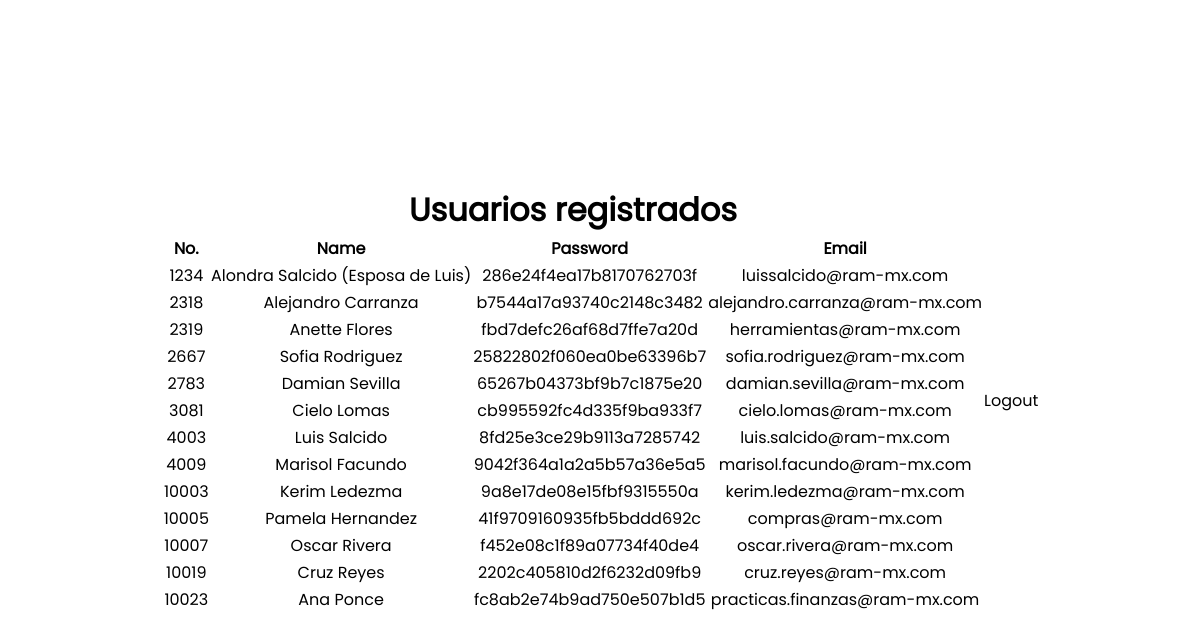
Screenshot of /users with the database file from the repository.
### website/models.py (models this page shows)
class Users(db.Model, UserMixin):
    id = db.Column(db.Integer, primary_key=True)
    password = db.Column(db.String(150))
    full_name = db.Column(db.String(150))
    email = db.Column(db.String(150), unique=True)
    gift_to = db.Column(db.Integer)
    first_time = db.Column(db.Boolean, default=True)

### website/views.py (the view)
@views.route('/users')
def users():
    users = Users.query.all()
    return render_template('users.html', users=users, user=current_user)

### website/templates/users.html (shortened to what this page needs)
{% extends "base.html" %}
{% block content %}
<div class="content-container">
  <h1 class="font-poppins txt-center">Usuarios registrados</h1>
  <table class="table sortable font-poppins">
      <thead>
        <tr>
          <th scope="col">No.</th>
          <th scope="col">Name</th>
          <th scope="col">Password</th>
          <th scope="col">Email</th>
        </tr>
      </thead>
      <tbody class="table-group-divider">
        {% for user in users %}
        <tr>
          <td class="txt-center">{{ user.id }}</td>
          <td class="txt-center">{{ user.full_name }}</td>
          <td class="txt-center">{{ user.password }}</td>
          <td class="txt-center">{{ user.email }}</td>
        </tr>
        {% endfor %}
      </tbody>
  </table>
</div>
<p>
<a href="/logout">Logout</a>
</p>
{% endblock %}

### website/templates/base.html (shortened to what this page needs)
<!DOCTYPE html>
<html lang="en">
<head>
    <link rel="stylesheet" type="text/css" href="{{ url_for('static', filename='styles.css') }}">
</head>
<body>
    {% block content %}
    {% endblock %}
</body>
</html>

### website/static/styles.css (style rules this page uses)
* { box-sizing: border-box; margin: 0; padding: 0; font-family: Poppins, sans-serif; }
a { text-decoration: none; color: #000; }
body { display: flex; justify-content: center; align-items: center; height: 100vh; }
.txt-center { text-align: center; }

### rows the page displays
Users: id "1234", full_name "Alondra Salcido (Esposa de Luis)", password "286e24f4ea17b8170762703f", email "luissalcido@ram-mx.com"
Users: id "2318", full_name "Alejandro Carranza", password "b7544a17a93740c2148c3482", email "alejandro.carranza@ram-mx.com"
Users: id "2319", full_name "Anette Flores", password "fbd7defc26af68d7ffe7a20d", email "herramientas@ram-mx.com"
Users: id "2667", full_name "Sofia Rodriguez", password "25822802f060ea0be63396b7", email "sofia.rodriguez@ram-mx.com"
Users: id "2783", full_name "Damian Sevilla", password "65267b04373bf9b7c1875e20", email "damian.sevilla@ram-mx.com"
Users: id "3081", full_name "Cielo Lomas", password "cb995592fc4d335f9ba933f7", email "cielo.lomas@ram-mx.com"
Users: id "4003", full_name "Luis Salcido", password "8fd25e3ce29b9113a7285742", email "luis.salcido@ram-mx.com"
Users: id "4009", full_name "Marisol Facundo", password "9042f364a1a2a5b57a36e5a5", email "marisol.facundo@ram-mx.com"
Users: id "10003", full_name "Kerim Ledezma", password "9a8e17de08e15fbf9315550a", email "kerim.ledezma@ram-mx.com"
Users: id "10005", full_name "Pamela Hernandez", password "41f9709160935fb5bddd692c", email "compras@ram-mx.com"
Users: id "10007", full_name "Oscar Rivera", password "f452e08c1f89a07734f40de4", email "oscar.rivera@ram-mx.com"
Users: id "10019", full_name "Cruz Reyes", password "2202c405810d2f6232d09fb9", email "cruz.reyes@ram-mx.com"
Users: id "10023", full_name "Ana Ponce", password "fc8ab2e74b9ad750e507b1d5", email "practicas.finanzas@ram-mx.com"
